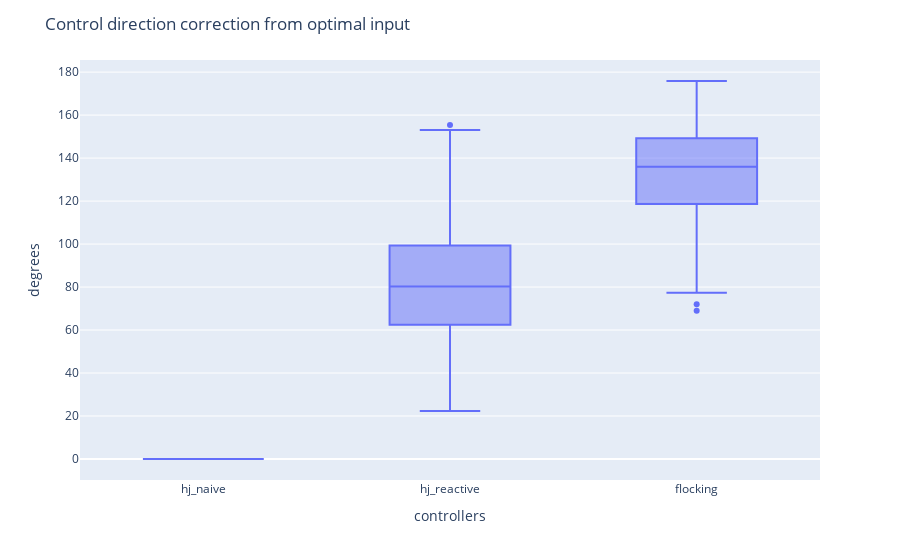

The code cell stored with this chart in its notebook:
### Markdown cell above
+ Mean maximum correction from optimal control degrees

### Code cell
opt_ctrl_correction_dict = {"hj_naive": metrics_hj_naive["Mean maximum correction from optimal control degrees"],
                      "hj_reactive": metrics_hj_reactive["Mean maximum correction from optimal control degrees"],
                      "flocking": metrics_hj_flocking["Mean maximum correction from optimal control degrees"]}
opt_ctrl_correction_df = pd.DataFrame(opt_ctrl_correction_dict)
fig_opt_ctrl_correction = px.box(opt_ctrl_correction_df )
# Add custom x and y labels
fig_opt_ctrl_correction.update_layout(
    xaxis_title="controllers",
    yaxis_title="degrees",
    title = {'text': "Control direction correction from optimal input"}
)
fig_opt_ctrl_correction.show()

### Figure 1 — Plotly figure (JSON) as saved in the notebook; plotly's stock layout.template omitted (floating-point values rounded to 4 significant figures; data arrays with more than 128 entries replaced by an {"elided": "..."} marker saying what was removed)
{"data": [{"alignmentgroup": "True", "hovertemplate": "variable=%{x}<br>value=%{y}<extra></extra>", "legendgroup": "", "marker": {"color": "#636efa"}, "name": "", "notched": false, "offsetgroup": "", "orientation": "v", "showlegend": false, "type": "box", "x": {"elided": "2931 str values"}, "x0": " ", "xaxis": "x", "y": {"elided": "2931 float values"}, "y0": " ", "yaxis": "y"}], "layout": {"boxmode": "group", "legend": {"tracegroupgap": 0}, "margin": {"t": 60}, "title": {"text": "Control direction correction from optimal input"}, "xaxis": {"anchor": "y", "domain": [0, 1], "title": {"text": "controllers"}}, "yaxis": {"anchor": "x", "domain": [0, 1], "title": {"text": "degrees"}}}}
